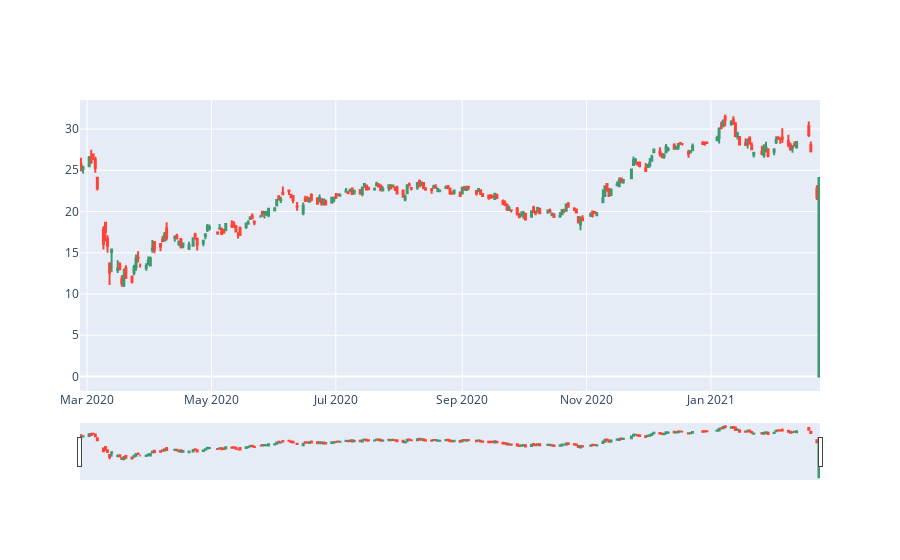

Notebook code for this chart:
### Code cell
for i in ['Open', 'High', 'Close', 'Low']: 
      old[i]  =  old[i].astype('float64')
        
        
fig = go.Figure(data=[go.Candlestick(x=old['Date'],
                                   open=old['Open'],
high=old['High'],
low=old['Low'],
close=old['Close'])])
fig.show()

### Figure 1 — Plotly figure (JSON) as saved in the notebook; plotly's stock layout.template omitted (floating-point values rounded to 4 significant figures; data arrays with more than 128 entries replaced by an {"elided": "..."} marker saying what was removed)
{"data": [{"close": {"elided": "243 float values"}, "high": {"elided": "243 float values"}, "low": {"elided": "243 float values"}, "open": {"elided": "243 float values"}, "type": "candlestick", "x": {"elided": "243 str values"}}], "layout": {}}
